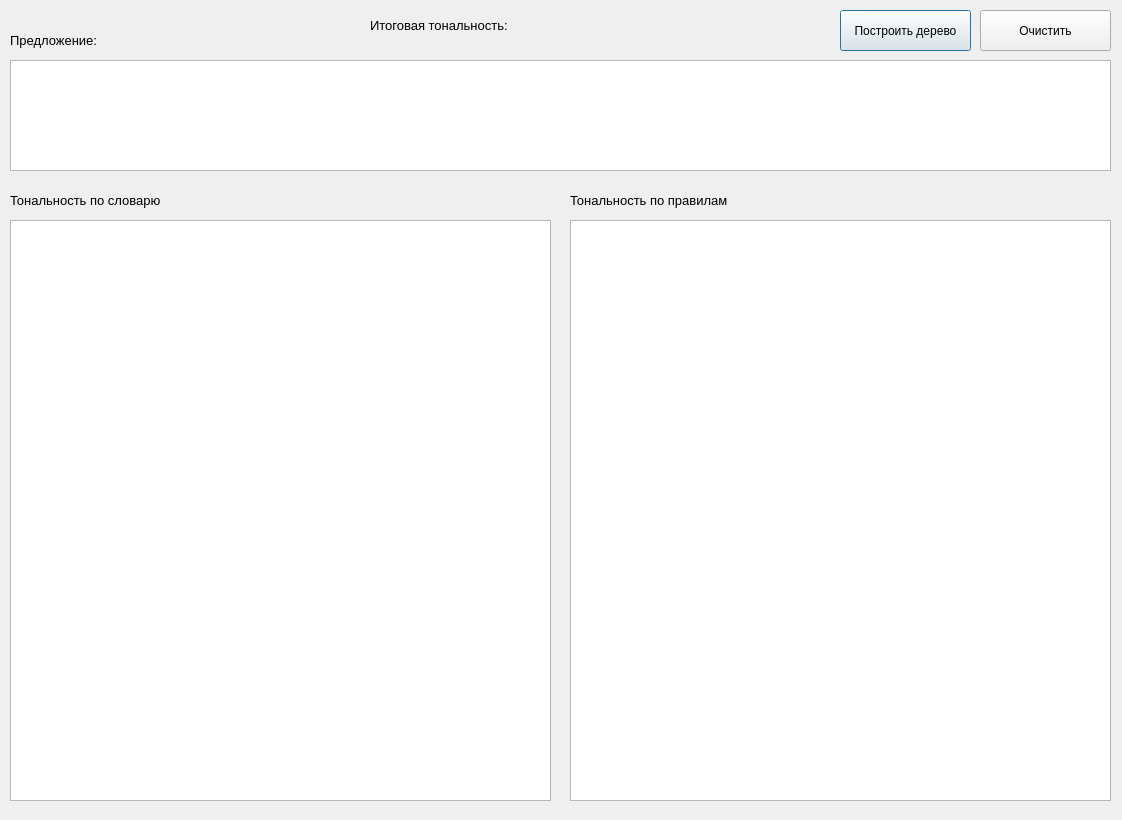
<?xml version="1.0" encoding="UTF-8"?>
<ui version="4.0">
 <class>singleSentenceSentimentTree</class>
 <widget class="QDialog" name="singleSentenceSentimentTree">
  <property name="geometry">
   <rect>
    <x>0</x>
    <y>0</y>
    <width>1122</width>
    <height>820</height>
   </rect>
  </property>
  <property name="windowTitle">
   <string>Дерево тональности. Одно предложение</string>
  </property>
  <property name="modal">
   <bool>true</bool>
  </property>
  <widget class="QTextEdit" name="textEditSentense">
   <property name="geometry">
    <rect>
     <x>10</x>
     <y>60</y>
     <width>1101</width>
     <height>111</height>
    </rect>
   </property>
  </widget>
  <widget class="QLabel" name="labelFirstTree">
   <property name="geometry">
    <rect>
     <x>10</x>
     <y>190</y>
     <width>201</width>
     <height>21</height>
    </rect>
   </property>
   <property name="font">
    <font>
     <pointsize>10</pointsize>
    </font>
   </property>
   <property name="frameShape">
    <enum>QFrame::NoFrame</enum>
   </property>
   <property name="text">
    <string>Тональность по словарю</string>
   </property>
  </widget>
  <widget class="QPushButton" name="generateTreeButton">
   <property name="geometry">
    <rect>
     <x>840</x>
     <y>10</y>
     <width>131</width>
     <height>41</height>
    </rect>
   </property>
   <property name="text">
    <string>Построить дерево</string>
   </property>
  </widget>
  <widget class="QLabel" name="labelFinalSentiment">
   <property name="geometry">
    <rect>
     <x>370</x>
     <y>10</y>
     <width>381</width>
     <height>31</height>
    </rect>
   </property>
   <property name="font">
    <font>
     <pointsize>10</pointsize>
    </font>
   </property>
   <property name="text">
    <string>Итоговая тональность:</string>
   </property>
  </widget>
  <widget class="QLabel" name="labelEnterSentence">
   <property name="geometry">
    <rect>
     <x>10</x>
     <y>30</y>
     <width>121</width>
     <height>21</height>
    </rect>
   </property>
   <property name="font">
    <font>
     <pointsize>8</pointsize>
    </font>
   </property>
   <property name="text">
    <string>&lt;html&gt;&lt;head/&gt;&lt;body&gt;&lt;p&gt;&lt;span style=&quot; font-size:10pt;&quot;&gt;Предложение:&lt;/span&gt;&lt;/p&gt;&lt;/body&gt;&lt;/html&gt;</string>
   </property>
  </widget>
  <widget class="QLabel" name="labelSecondTree">
   <property name="geometry">
    <rect>
     <x>570</x>
     <y>190</y>
     <width>211</width>
     <height>21</height>
    </rect>
   </property>
   <property name="font">
    <font>
     <pointsize>10</pointsize>
    </font>
   </property>
   <property name="text">
    <string>Тональность по правилам</string>
   </property>
  </widget>
  <widget class="QPushButton" name="clearButton">
   <property name="geometry">
    <rect>
     <x>980</x>
     <y>10</y>
     <width>131</width>
     <height>41</height>
    </rect>
   </property>
   <property name="text">
    <string>Очистить</string>
   </property>
  </widget>
  <widget class="QGraphicsView" name="graphicsViewFirstTree">
   <property name="geometry">
    <rect>
     <x>10</x>
     <y>220</y>
     <width>541</width>
     <height>581</height>
    </rect>
   </property>
   <property name="dragMode">
    <enum>QGraphicsView::ScrollHandDrag</enum>
   </property>
  </widget>
  <widget class="QGraphicsView" name="graphicsViewSecondTree">
   <property name="geometry">
    <rect>
     <x>570</x>
     <y>220</y>
     <width>541</width>
     <height>581</height>
    </rect>
   </property>
   <property name="dragMode">
    <enum>QGraphicsView::ScrollHandDrag</enum>
   </property>
  </widget>
 </widget>
 <resources/>
 <connections/>
</ui>
